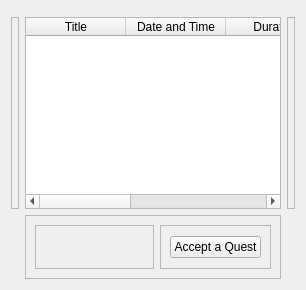
         <widget class="QWidget" name="scholarquests_page">
          <layout class="QGridLayout" name="gridLayout_7">
           <item row="0" column="1">
            <widget class="QFrame" name="frame_46">
             <property name="frameShape">
              <enum>QFrame::StyledPanel</enum>
             </property>
             <property name="frameShadow">
              <enum>QFrame::Raised</enum>
             </property>
            </widget>
           </item>
           <item row="1" column="0">
            <widget class="QFrame" name="frame_41">
             <property name="minimumSize">
              <size>
               <width>8</width>
               <height>0</height>
              </size>
             </property>
             <property name="frameShape">
              <enum>QFrame::StyledPanel</enum>
             </property>
             <property name="frameShadow">
              <enum>QFrame::Raised</enum>
             </property>
            </widget>
           </item>
           <item row="1" column="1">
            <widget class="QTableWidget" name="quest_table">
             <property name="contextMenuPolicy">
              <enum>Qt::DefaultContextMenu</enum>
             </property>
             <property name="gridStyle">
              <enum>Qt::SolidLine</enum>
             </property>
             <attribute name="horizontalHeaderShowSortIndicator" stdset="0">
              <bool>true</bool>
             </attribute>
             <attribute name="horizontalHeaderStretchLastSection">
              <bool>true</bool>
             </attribute>
             <attribute name="verticalHeaderStretchLastSection">
              <bool>false</bool>
             </attribute>
             <column>
              <property name="text">
               <string>Title</string>
              </property>
             </column>
             <column>
              <property name="text">
               <string>Date and Time</string>
              </property>
             </column>
             <column>
              <property name="text">
               <string>Duration</string>
              </property>
             </column>
             <column>
              <property name="text">
               <string>Points</string>
              </property>
             </column>
             <column>
              <property name="text">
               <string>Description</string>
              </property>
             </column>
            </widget>
           </item>
           <item row="1" column="2">
            <widget class="QFrame" name="frame_42">
             <property name="minimumSize">
              <size>
               <width>8</width>
               <height>0</height>
              </size>
             </property>
             <property name="frameShape">
              <enum>QFrame::StyledPanel</enum>
             </property>
             <property name="frameShadow">
              <enum>QFrame::Raised</enum>
             </property>
            </widget>
           </item>
           <item row="2" column="1">
            <widget class="QFrame" name="frame_43">
             <property name="minimumSize">
              <size>
               <width>0</width>
               <height>64</height>
              </size>
             </property>
             <property name="frameShape">
              <enum>QFrame::StyledPanel</enum>
             </property>
             <property name="frameShadow">
              <enum>QFrame::Raised</enum>
             </property>
             <layout class="QHBoxLayout" name="horizontalLayout_25">
              <item>
               <widget class="QFrame" name="frame_44">
                <property name="frameShape">
                 <enum>QFrame::StyledPanel</enum>
                </property>
                <property name="frameShadow">
                 <enum>QFrame::Raised</enum>
                </property>
               </widget>
              </item>
              <item>
               <widget class="QFrame" name="frame_45">
                <property name="sizePolicy">
                 <sizepolicy hsizetype="Fixed" vsizetype="Preferred">
                  <horstretch>0</horstretch>
                  <verstretch>0</verstretch>
                 </sizepolicy>
                </property>
                <property name="frameShape">
                 <enum>QFrame::StyledPanel</enum>
                </property>
                <property name="frameShadow">
                 <enum>QFrame::Raised</enum>
                </property>
                <layout class="QGridLayout" name="gridLayout_8">
                 <item row="0" column="0">
                  <widget class="QPushButton" name="tp_acceptQuest_btn">
                   <property name="sizePolicy">
                    <sizepolicy hsizetype="Fixed" vsizetype="Fixed">
                     <horstretch>0</horstretch>
                     <verstretch>0</verstretch>
                    </sizepolicy>
                   </property>
                   <property name="text">
                    <string>Accept a Quest</string>
                   </property>
                   <property name="autoDefault">
                    <bool>false</bool>
                   </property>
                   <property name="default">
                    <bool>false</bool>
                   </property>
                   <property name="flat">
                    <bool>false</bool>
                   </property>
                  </widget>
                 </item>
                </layout>
               </widget>
              </item>
             </layout>
            </widget>
           </item>
          </layout>
         </widget>
